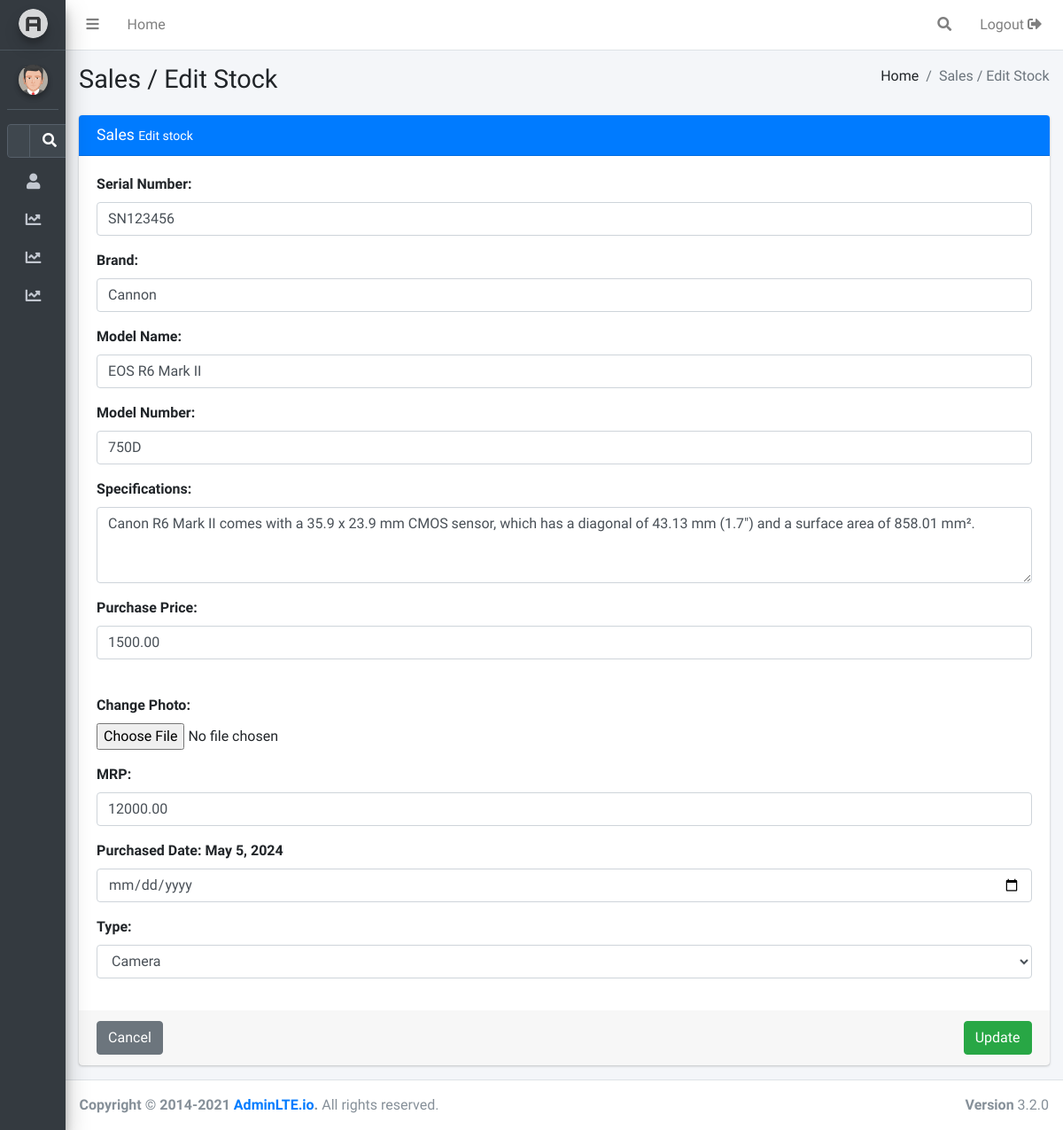
The page /sales/editSales/1 on the database its author committed.
### sales/models.py (models this page shows, shortened)
class SalesCamera(models.Model):
    CAMERA_TYPES = (
        ('camera', 'Camera'),
        ('equipment', 'Equipment')
    )
    serial_number = models.CharField(max_length=100, unique=True)
    brand = models.CharField(max_length=100)
    model_name = models.CharField(max_length=100)
    model_number = models.CharField(max_length=100)
    specifications = models.TextField()
    purchase_price = models.DecimalField(max_digits=10, decimal_places=2)
    photo = models.ImageField(upload_to='images/')
    isAvailable =models.BooleanField(default=True)
    MRP = models.DecimalField(max_digits=10, decimal_places=2)
    purchased_date = models.DateField()
    type = models.CharField(max_length=50, choices=CAMERA_TYPES)
    created_at = models.DateTimeField(auto_now_add=True)
    deleted_at = models.DateTimeField(null=True, blank=True)

### sales/views.py (the view, shortened to what this page needs)
# urls.py: path('editSales/<pk>', views.editSales,name="editSales"),
def editSales(request,pk):
    stockToEdit = SalesCamera.objects.get(pk=pk)
    pagehead = "Sales / Edit Stock"
    return render(request, "EditSales.html", {"stock":stockToEdit,"pagehead": pagehead})

### templates/EditSales.html (shortened to what this page needs)
{% extends 'pageLayouts.html' %}
{% block content %}
  <div class="container-fluid">
    <div class="row">
      <div class="col-md-12">
        <div class="card card-primary">
          <div class="card-header">
            <h3 class="card-title">Sales <small>Edit stock</small></h3>
          </div>
          <form id="quickForm" method="post" enctype="multipart/form-data">
            <div class="card-body">
              <div class="form-group">
                <label for="serial_number">Serial Number:</label>
                <input type="text" class="form-control" id="serial_number" name="serial_number" value="{{ stock.serial_number }}" />
              </div>
              <div class="form-group">
                <label for="brand">Brand:</label>
                <input type="text" class="form-control" id="brand" name="brand" value="{{ stock.brand }}" />
              </div>
              <div class="form-group">
                <label for="model_name">Model Name:</label>
                <input type="text" class="form-control" id="model_name" name="model_name" value="{{ stock.model_name }}" />
              </div>
              <div class="form-group">
                <label for="model_number">Model Number:</label>
                <input type="text" class="form-control" id="model_number" name="model_number" value="{{ stock.model_number }}" />
              </div>
              <div class="form-group">
                <label for="specifications">Specifications:</label>
                <textarea class="form-control" id="specifications" name="specifications" rows="3">{{ stock.specifications }}</textarea>
              </div>
              <div class="form-group">
                <label for="purchase_price">Purchase Price:</label>
                <input type="number" class="form-control" id="purchase_price" name="purchase_price" step="0.01" value="{{ stock.purchase_price }}" />
              </div>
              <div class="form-group">
                <label for="photo">
                  <br />Change Photo:
                </label>
                <input type="file" class="form-control-file" id="photo" name="photo"/>
              </div>
              <div class="form-group">
                <label for="MRP">MRP:</label>
                <input type="number" class="form-control" id="MRP" name="MRP" step="0.01" value="{{ stock.MRP }}" />
              </div>
              <div class="form-group">
                <label for="purchased_date">Purchased Date: {{ stock.purchased_date }}</label>
                <input type="date" class="form-control" id="purchased_date" name="purchased_date" />
              </div>
              <div class="form-group">
                <label for="type">Type:</label>
                <select class="form-control" id="type" name="type">
                  <option value="camera">Camera</option>
                </select>
              </div>
            </div>
            <div class="card-footer">
              <a href="{% url 'viewSales' %}" class="btn btn-secondary">Cancel</a>
              <button type="submit" class="btn btn-success float-right">Update</button>
            </div>
          </form>
        </div>
      </div>
    </div>
  </div>
{% endblock %}

### rows shown on the page
SalesCamera: serial_number "SN123456", brand "Cannon", model_name "EOS R6 Mark II", model_number "750D", specifications "Canon R6 Mark II comes with a 35.9 x 23.9 mm CMOS sensor, which has a diagonal of 43.13 mm (1.7\") and a surface area of 858.01 mm².", purchase_price "1500.00", MRP "12000.00", purchased_date "May 5, 2024"

### other values the page prints
{{ pagehead }} "Sales / Edit Stock"
